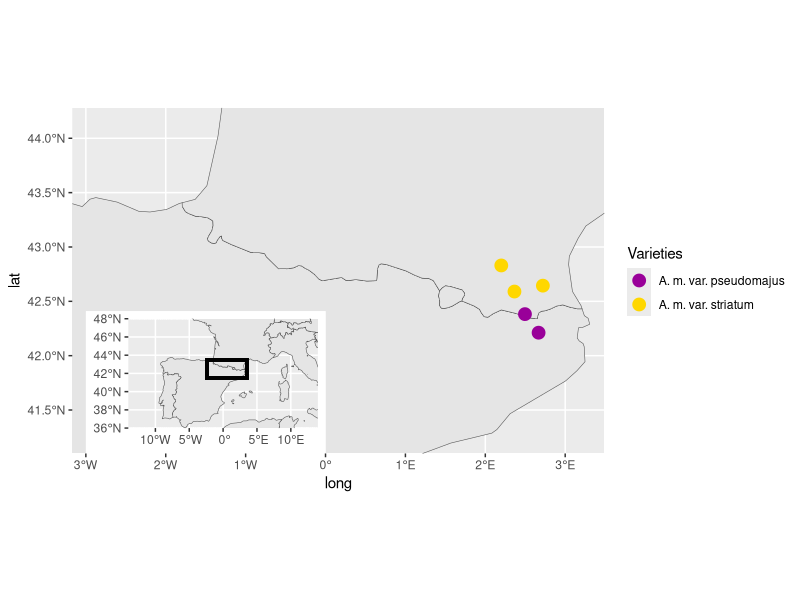

Recreate this plot in R.
## ---- chunk 1
library("ggplot2")
library("sf")
library("rnaturalearth")
library("rnaturalearthdata")
library("geosphere")
## ---- chunk 2
world <- ne_countries(scale = "medium", returnclass = "sf")
## ---- chunk 3
sites <- read.csv("../data/coordinates_populations.csv")

sites
## ---- chunk 4

library(dplyr)
sites_plot <- sites %>%
  filter(species %in% c("pseudomajus", "striatum"))

plot_pyr <- ggplot(world) +
  geom_sf() +
  geom_point(
    data = sites_plot,
    aes(x = long, y = lat, color = species),
    size = 4
  ) +
  coord_sf(xlim = c(-3.17, 3.49), ylim = c(41.10, 44.28), expand = FALSE) +
  scale_color_manual(
    name = "Varieties",
    values = c(pseudomajus = "#990099", striatum = "gold"),
    labels = c(pseudomajus = "A. m. var. pseudomajus", striatum = "A. m. var. striatum"),
    breaks = c("pseudomajus", "striatum")
  )




plot_spain <- ggplot(data = world) +
    geom_sf() +
    coord_sf( xlim = c(-14, 14), ylim = c(48, 36), expand = FALSE)+
    geom_rect(xmin = -2.4, xmax =  3.49, ymin = 41.5, ymax = 43.5, 
     fill = NA, colour = "black", size = 1)


plot_geolocations <- plot_pyr +
  annotation_custom(
    grob = ggplotGrob(plot_spain),
    xmin = -3,
    xmax = 0,
    ymin = 41,
    ymax = 42.5
  )

plot_geolocations

#ggsave("../figures/figureS1.png", height = 5, width = 7)


## ---- chunk 5

sites <- data.frame(
  ID = c("Bes", "Pra", "Vil", "Thu", "Example"),
  species = c("pseudomajus", "pseudomajus", "striatum", "striatum", "example_species"),
  long = c(2.67, 2.5, 2.36, 2.72, 2.2),
  lat = c(42.2, 42.4, 42.6, 42.6, 42.8)
)

# Create a matrix with coordinates
coords_matrix <- sites[, c("long", "lat")]

# Compute pairwise distances
distances <- distm(coords_matrix, fun = distVincentySphere)

# Convert distances to kilometers
distances_km <- distances / 1000

distances_km
## ---- chunk 6
non_zero_distances <- distances_km[distances_km > 0]

# Compute the range of non-zero distances
range_of_non_zero_distances <- range(non_zero_distances)

range_of_non_zero_distances
